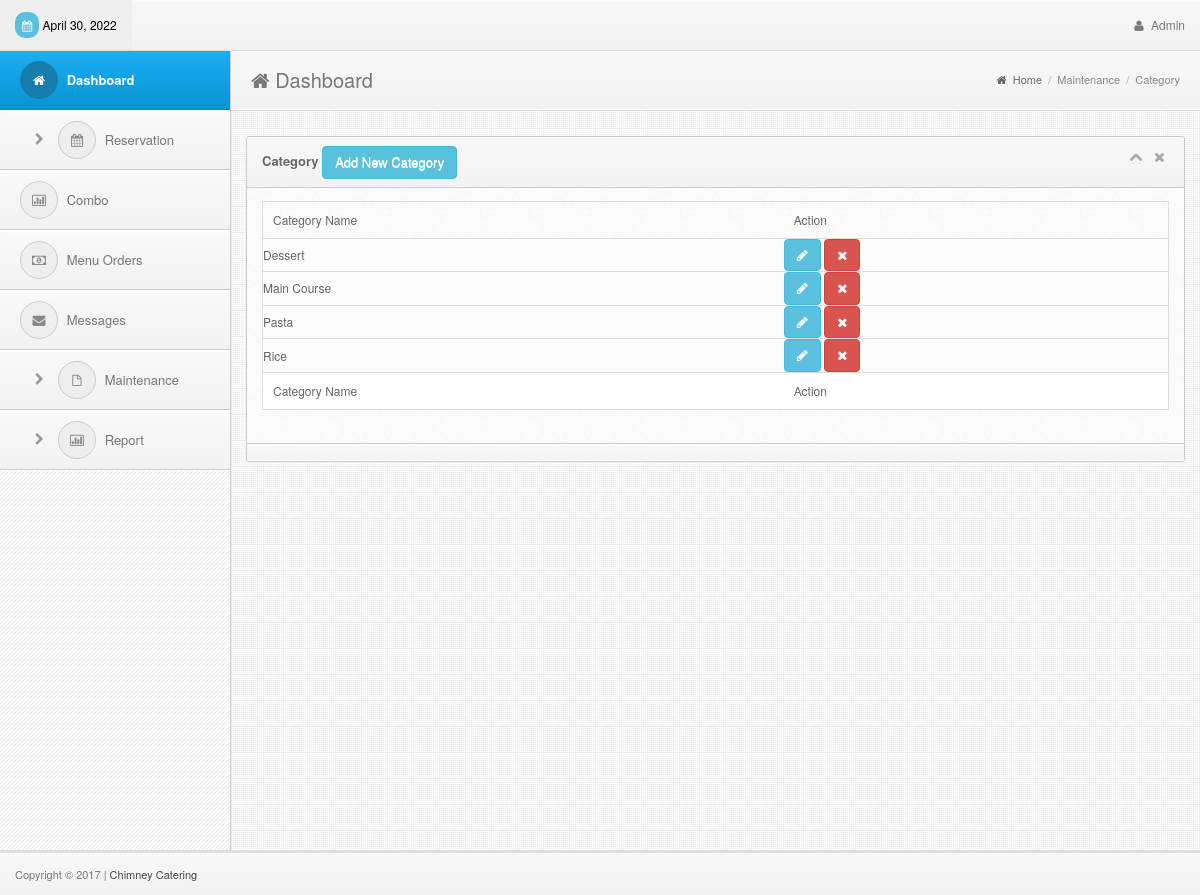
/admin/category.php (signed in), run on the app's committed database.
### tables this page shows
CREATE TABLE `category` (
  `cat_id` int(11) NOT NULL,
  `cat_name` varchar(50) NOT NULL
);

### admin/category.php (the view, shortened to what this page needs)
<!DOCTYPE html>
<html lang="en">
<head>
  <?php include('../includes/links.php');?>
</head>
<body>
<div class="navbar navbar-fixed-top bs-docs-nav" role="banner">
    <div class="conjtainer">
      <?php include('../includes/topbar.php');?>
    </div>
  </div>
<div class="content" style="margin-top:10px">
    <?php include('../includes/sidebar.php');?>
    <div class="mainbar">
      <div class="page-head">
        <h2 class="pull-left"><i class="fa fa-home"></i> Dashboard</h2>
        <div class="bread-crumb pull-right">
          <a href="index.html"><i class="fa fa-home"></i> Home</a>
          <span class="divider">/</span>
          <a href="#" class="bread-current">Maintenance</a>
          <span class="divider">/</span>
          <a href="#" class="bread-current">Category</a>
        </div>
        <div class="clearfix"></div>
      </div>
      <div class="matter">
        <div class="container">
          <div class="row">
            <div class="col-md-12">
              <div class="widget">
                <div class="widget-head">
                  <div class="pull-left"> Category
                    <a href="#addModal" class="btn btn-info" data-toggle="modal">Add New Category</a>
                  </div>
                  <div class="widget-icons pull-right">
                    <a href="#" class="wminimize"><i class="fa fa-chevron-up"></i></a>
                    <a href="#" class="wclose"><i class="fa fa-times"></i></a>
                  </div>
                  <div class="clearfix"></div>
                </div>
                <div class="widget-content">
                  <div class="padd">
              <div class="page-tables">
                <div class="table-responsive">
                  <table cellpadding="0" cellspacing="0" border="0" id="data-table" width="100%">
                    <thead>
                      <tr>
                        <th>Category Name</th>
                        <th>Action</th>
                      </tr>
                    </thead>
                    <tbody>
<?php
include('../includes/dbcon.php');
    $query=mysqli_query($con,"select * from category order by cat_name")or die(mysqli_error($con));
      while ($row=mysqli_fetch_array($query)){
        $id=$row['cat_id'];
        $name=$row['cat_name'];
?>
                      <tr>
                        <td><?php echo $name;?></td>
                        <td>
                              <a href="#update" class="btn btn-info" data-target="#update<?php echo $id;?>" data-toggle="modal">
                                <i class="fa fa-pencil"></i>
                              </a>
                            <a href="#delete" class="btn btn-danger" data-target="#delete<?php echo $id;?>" data-toggle="modal">
                                <i class="fa fa-times"></i>
                              </a>
                        </td>
                      </tr>
<?php }?>
                    </tbody>
                    <tfoot>
                      <tr>
                        <th>Category Name</th>
                        <th>Action</th>
                      </tr>
                    </tfoot>
                  </table>
                </div>
                </div>
              </div>
                  </div>
                  <div class="widget-foot">
                  </div>
                </div>
              </div>
            </div>
          </div>
        </div>
      </div>
    </div>
<?php include('../includes/footer.php');?>
</body>
</html>

### admin/css/style.css (style rules this page uses)
body { font-size: 12px; line-height: 22px; color: #666; border-top: 3px solid #eee; background:#343434 url("../img/back.png") repeat; padding-top: 37px; -webkit-font-smoothing: antialiased; }
h1,h2,h3,h4,h5,h6 { padding: 2px 0px; margin: 2px 0px; color: #777; }
h2 { font-size: 25px; line-height: 35px; }
a { color: #026b9c; }
.navbar * { font-weight: normal !important; text-shadow:none !important; }
.navbar { background-color: #f8f8f8; background: -webkit-gradient(linear, left top, left bottom, from(#f8f8f8), to(#f2f2f2)); background: -webkit-linear-gradient(top, #f8f8f8, #f2f2f2); background: -moz-linear-gradient(top, #f8f8f8, #f2f2f2); background: -ms-linear-gradient(top, #f8f8f8, #f2f2f2); background: -o-linear-gradient(top, #f8f8f8, #f2f2f2); background: linear-gradient(top, #f8f8f8, #f2f2f2); border-bottom: 1px solid #ddd; box-shadow: inset 0px 1px 1px #fff; }
.mainbar { position: relative; margin-left: 230px; margin-right: 0px; width: auto; background:#eee url("../img/main-back.png") repeat; border-left: 1px solid #ccc; z-index: 50; min-height: 800px; }
.mainbar .container { max-width:100% !important; width: 100% !important; }
.page-tables #data-table { margin-bottom: 20px; }
.page-tables #data-table { border:1px solid #ddd; }
.page-tables table#data-table thead th { padding:7px 10px; font-weight:normal; border-bottom:0px; }
.page-tables table#data-table tfoot th { border-top:1px solid #ddd; padding:7px 10px; font-weight:normal; background:#fff; }
.page-tables table#data-table td { background:#fcfcfc; border-top:1px solid #ddd; }
.mainbar .page-head { background-color: #f8f8f8; background: -webkit-gradient(linear, left top, left bottom, from(#f8f8f8), to(#f2f2f2)); background: -webkit-linear-gradient(top, #f8f8f8, #f2f2f2); background: -moz-linear-gradient(top, #f8f8f8, #f2f2f2); background: -ms-linear-gradient(top, #f8f8f8, #f2f2f2); background: -o-linear-gradient(top, #f8f8f8, #f2f2f2); background: linear-gradient(top, #f8f8f8, #f2f2f2); padding: 8px 20px; border-bottom: 1px solid #fff; box-shadow: inset 0px 1px 1px #fff; }
.mainbar .page-head h2 { font-weight: normal; font-size: 20px; }
.mainbar .bread-crumb { font-size: 11px; margin-top: 10px; color: #aaa; }
.mainbar .bread-crumb i { margin-right: 3px; }
.mainbar .bread-crumb .divider { margin: 0px 3px; }
.mainbar .bread-crumb a { color: #666; }
.mainbar .bread-crumb a.bread-current { color: #888; }
.mainbar .matter { border-top: 1px solid #ddd; padding: 15px 0px; }
.widget { border: 1px solid #c9c9c9; border-radius: 3px; margin-top: 10px; margin-bottom: 20px; background: #fafafa url('../img/cream.png') repeat; }
.widget .padd, .modal-body { padding: 13px 15px; }
.widget .widget-head,.modal-header { background-color: #f8f8f8; background: -webkit-gradient(linear, left top, left bottom, from(#f8f8f8), to(#f2f2f2)); background: -webkit-linear-gradient(top, #f8f8f8, #f2f2f2); background: -moz-linear-gradient(top, #f8f8f8, #f2f2f2); background: -ms-linear-gradient(top, #f8f8f8, #f2f2f2); background: -o-linear-gradient(top, #f8f8f8, #f2f2f2); background: linear-gradient(top, #f8f8f8, #f2f2f2); border-top-right-radius: 3px; border-top-left-radius: 3px; text-shadow:0px 1px #fff; border-bottom: 1px solid #ccc; border-top: 1px solid #fff; color: #666; font-size: 13px; font-weight: bold; padding: 8px 15px; }
.widget .widget-head .widget-icons i { font-size: 14px; margin: 0px 4px; }
.widget .widget-head .widget-icons a { color: #aaa; }
.widget .widget-foot, .modal-footer { background-color: #f8f8f8; background: -webkit-gradient(linear, left top, left bottom, from(#f8f8f8), to(#f2f2f2)); background: -webkit-linear-gradient(top, #f8f8f8, #f2f2f2); background: -moz-linear-gradient(top, #f8f8f8, #f2f2f2); background: -ms-linear-gradient(top, #f8f8f8, #f2f2f2); background: -o-linear-gradient(top, #f8f8f8, #f2f2f2); background: linear-gradient(top, #f8f8f8, #f2f2f2); border-bottom-right-radius: 3px; border-bottom-left-radius: 3px; text-shadow:0px 1px #fff; border-bottom: 1px solid #fff; border-top: 1px solid #ccc; padding: 8px 15px; font-size: 12px; color: #555; box-shadow: inset 0px 1px 1px #fff; }

### data on the page
category: cat_name "Dessert"
category: cat_name "Main Course"
category: cat_name "Pasta"
category: cat_name "Rice"
